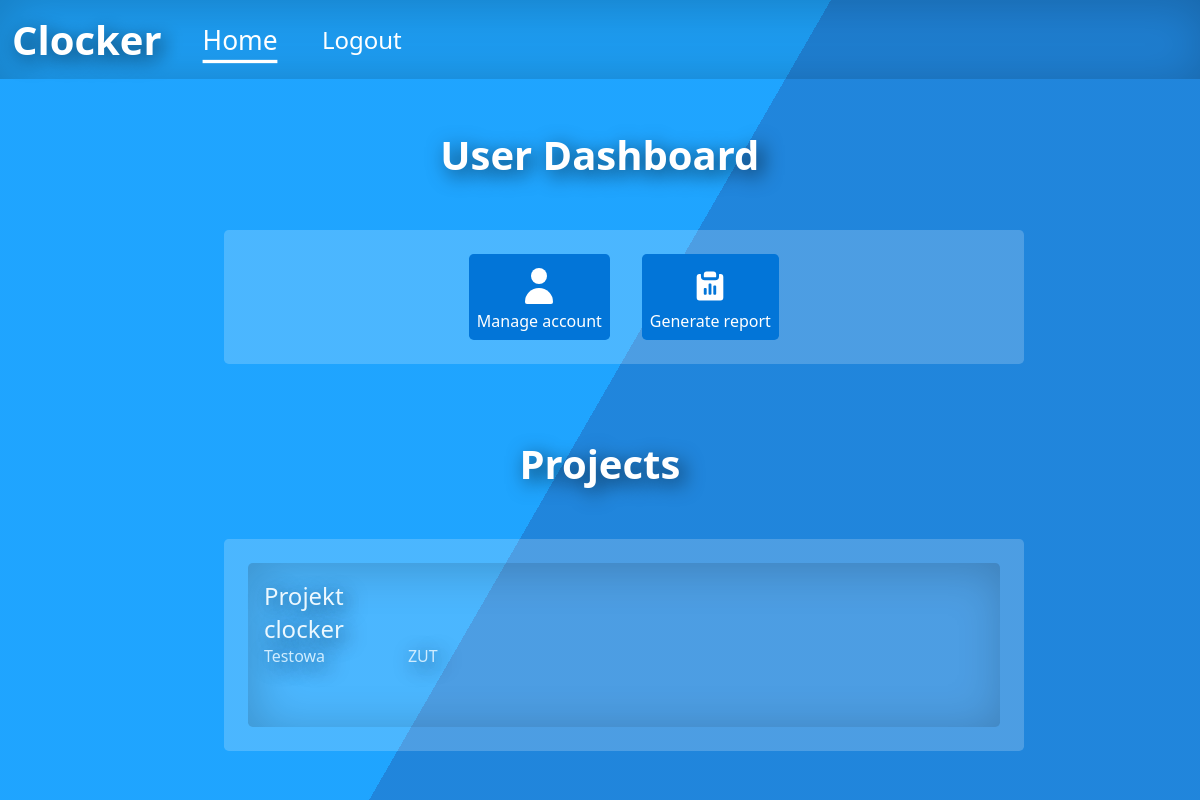
The app's page /index.php?page=user_dashboard (signed in), older data.
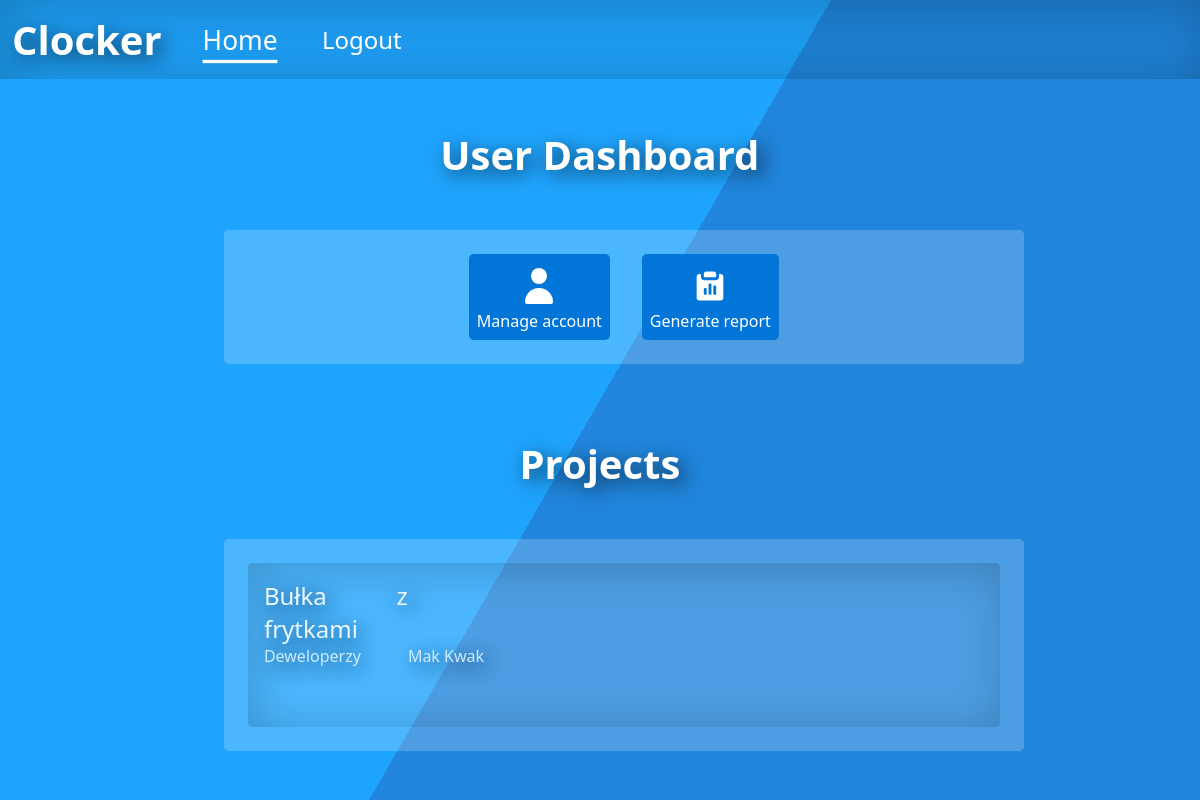
The same page, newer data.
### tables this page shows
CREATE TABLE `project` (
  `id` int(11) NOT NULL,
  `ownerId` int(11) NOT NULL,
  `groupId` int(11) DEFAULT NULL,
  `clientId` int(11) DEFAULT NULL,
  `name` varchar(50) NOT NULL
);

CREATE TABLE `groups` (
  `id` int(11) NOT NULL,
  `ownerId` int(11) NOT NULL,
  `name` varchar(255) NOT NULL
);

CREATE TABLE `client` (
  `id` int(11) NOT NULL,
  `userId` int(11) NOT NULL,
  `name` varchar(50) NOT NULL
);

### controllers/userController.php (called while the page is built, shortened)
<?php
class userController
{
    public static function index() {
        $response = new Response();
        $projects = new Projects();
        $projects = $projects->getUserProjects($_SESSION['uid']);
        $response->setBody(userDashboardView::render($projects));
        return $response;
    }
}

### src/Application.php (called while the page is built, shortened)
<?php
class Application
{
    public function run($path){
        list($controller, $functionName) = Router::resolve($path);
        return $controller::$functionName();
    }
}

### public/index.php (called while the page is built, shortened)
<?php
$path = isset($_GET['page']) ? $_GET['page'] : null;
$app = new Application();
$response = $app->run($path);

### models/Project.php (called while the page is built, shortened)
<?php
class Project
{
    private $id;
    private $groupId;
    private $clientId;
    private $name;
    public function getGroupId()
    {
        return $this->groupId;
    }
    public function setGroupId($groupId)
    {
        $this->groupId = $groupId;
        return $this;
    }
    public function getId()
    {
        return $this->id;
    }
    public function setId($id)
    {
        $this->id = $id;
        return $this;
    }
    public function getClientId()
    {
        return $this->clientId;
    }
    public function setClientId($clientId)
    {
        $this->clientId = $clientId;
        return $this;
    }
    public function getName()
    {
        return $this->name;
    }
    public function setName($name)
    {
        $this->name = $name;
        return $this;
    }
}

### src/Database.php (called while the page is built, shortened)
<?php
abstract class Database
{
    protected function openConnection(){
        $config = include('../config/config.php');
        try {
            $this->connection = new PDO($config['host'], $config['username'], $config['password']);
        }catch (PDOException $e) {
            echo "PDOException was caught: {$e->getMessage()}";
            var_dump($e->getTraceAsString());
        }
    }
}

### models/Projects.php (called while the page is built, shortened)
<?php
class Projects extends Database
{
    public function getUserProjects($userId){
        $projects = [];
        $userGroups = new Groups();
        $userGroups = $userGroups->getUserGroups($userId);
        foreach ($userGroups as $group){
            $tmp = $this->getGroupProjects($group->getId());
            foreach ($tmp as $project){
                $projects[] = $project;
            }
        }
        return $projects;
    }
    public function getGroupProjects($groupId){
        $projects = [];
        $query = "SELECT * FROM project WHERE groupId = :groupId";
        $statement = $this->connection->prepare($query);
        $statement->execute(array('groupId' => $groupId));
        while ($row = $statement->fetch(PDO::FETCH_ASSOC)) {
            $projects[] = $this->projectFromDB($row);
        }
        return $projects;
    }
    public function projectFromDB($row){
        $project = new Project();
        $project
            ->setId($row['id'])
            ->setOwnerId($row['ownerId'])
            ->setGroupId($row['groupId'])
            ->setClientId($row['clientId'])
            ->setName($row['name']);
        return $project;
    }
}

### models/Groups.php (called while the page is built, shortened)
<?php
class Groups extends Database
{
    public function groupFromDB($row){
        $group = new Group();
        $group
            ->setId($row['id'])
            ->setOwnerId($row['ownerId'])
            ->setName($row['name']);
        return $group;
    }
    public function getUserGroups($userId){
        $groups = [];
        $query = "SELECT * FROM usersgroups WHERE userId = :userId";
        $statement = $this->connection->prepare($query);
        $statement->execute(array('userId' => $userId));
        while ($row = $statement->fetch(PDO::FETCH_ASSOC)) {
            $group = $this->getGroupById($row['groupId']);
            $groups[] = $group;
        }
        return $groups;
    }
    public function getGroupById($groupId){
        $query = "SELECT * FROM groups WHERE id = :groupId";
        $statement = $this->connection->prepare($query);
        $statement->execute(array('groupId' => $groupId));
        $row = $statement->fetch(PDO::FETCH_ASSOC);
        $group = $this->groupFromDB($row);
        return $group;
    }
}

### models/Group.php (called while the page is built, shortened)
<?php
class Group
{
    private $id;
    private $name;
    public function getId()
    {
        return $this->id;
    }
    public function setId($id)
    {
        $this->id = $id;
        return $this;
    }
    public function setOwnerId($ownerId)
    {
        return $this;
    }
    public function getName()
    {
        return $this->name;
    }
    public function setName($name)
    {
        $this->name = $name;
        return $this;
    }
}

### models/Clients.php (called while the page is built, shortened)
<?php
class Clients extends Database
{
    public function clientFromDB($row){
        $client = new Client();
        $client
            ->setId($row['id'])
            ->setUserId($row['userId'])
            ->setName($row['name']);
        return $client;
    }
    public function getClientById($clientId){
        $query = "SELECT * FROM client WHERE id = :id";
        $statement = $this->connection->prepare($query);
        $statement->execute(array('id' => $clientId));
        $row = $statement->fetch(PDO::FETCH_ASSOC);
        $client = $this->clientFromDB($row);
        return $client;
    }
}

### models/Client.php (called while the page is built, shortened)
<?php
class Client
{
    private $name;
    public function setUserId($userId)
    {
        return $this;
    }
    public function setId($id)
    {
        return $this;
    }
    public function getName()
    {
        return $this->name;
    }
    public function setName($name)
    {
        $this->name = $name;
        return $this;
    }
}

### views/userDashboardView.php (the view, shortened to what the changed rows need)
<?php
class userDashboardView
{
    public static function render($projects = []) {
        echo mainLayout::renderHeader();
        ?>
        <div class="container">
            <div class="row">
                <div class="col-8 col-s-8 offset-2 offset-s-2">
                    <h1 class="title">User Dashboard</h1>
                </div>
            </div>
            <div class="row">
                <div class="col-8 col-s-8 offset-2 offset-s-2">
                    <h1 class="title">Projects</h1>
                    <div class="fit-box">
                        <?php
                        foreach ($projects as $project){
                            $projectId = $project->getId();
                            $projectName = $project->getName();
                            $projectClient = $project->getClientId();
                            $client = new Clients();
                            $clientName = $client->getClientById($projectClient)->getName();
                            $groups = new Groups();
                            $group = $groups->getGroupById($project->getGroupId());
                            $groupName = $group->getName();
                            echo "
                                <div class='list-row-project'>
                                    <a href='index.php?page=tasks&project=$projectId'>
                                        <div class='list-row-name'>$projectName</div>
                                    </a>
                                    <div class='list-row-group'>$groupName</div>
                                    <div class='list-row-client'>$clientName</div>
                                </div>
                            ";
                        }
                        ?>
                    </div>
                </div>
            </div>
        </div>
        <?php
        $html = ob_get_clean();
        return $html;
    }
}

Row changes from the older to the newer data that the page shows:
removed project: name "Projekt clocker", groupId.name "Testowa", clientId.name "ZUT"
added project: name "Bułka z frytkami", groupId.name "Deweloperzy", clientId.name "Mak Kwak"
